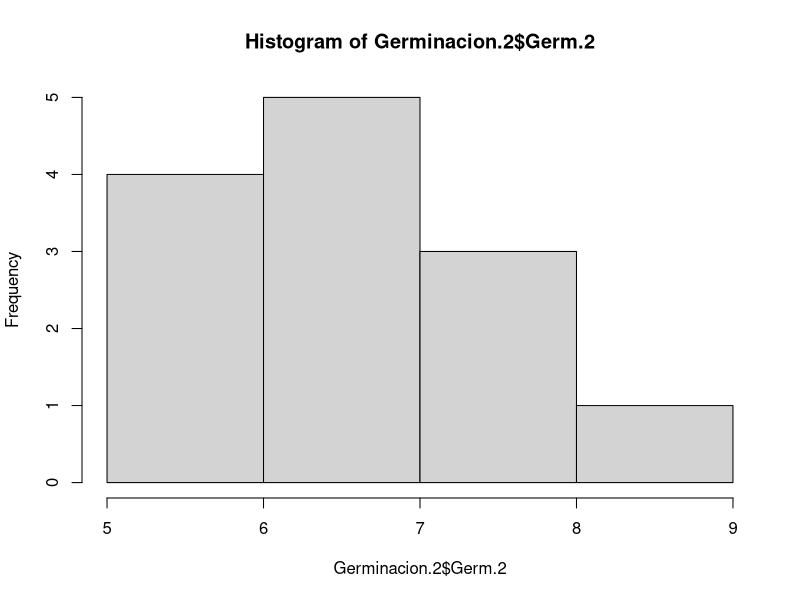

The R script that drew this image:
#Angelica Torres García
#22/02/2023
#2173388

#ASIGNACIÓN 3. MEDIDAS DE TENDENCIA CENTRAL

#PROBLEMAS


# PROBLEMA_1 --------------------------------------------------------------

#Considere los siguinetes datos de x & y

x <- c(6, 4, 1, 3)
x

y <- c(1, 3, 4, 2)
y

sum(x)
prod(x)

sum(y)
prod(y)


# PROBLEMA_2 --------------------------------------------------------------

#Se enuncian dos conjunto de datos que contienen la alturas de plántulas (cm) producidas en vivero. El primero conjunto contiene solo 4 alturas y el segundo consta de 15.

GRUPO_A <- c(80, 90, 90, 100)
GRUPO_A

GRUPO_B <- c(60, 65, 65, 70, 70, 70, 75, 75, 80, 80, 80, 80, 80, 85, 100)
GRUPO_B


#a. Sin realizar ningún calculo, cual grupo piensas que tiene una altura media mayor.

#GRUPO_A

#b. Ahora calcule la media para cada clase (en R). ¿Cuál grupo tiene la media en altura más grande? 

mean(GRUPO_A) 

mean(GRUPO_B)

#Coincide con su primera impresión?
# SI


# PROBLEMA_3 --------------------------------------------------------------

#José quiere tener un promedio de 80 en sus 4 exámenes. Cada examen se califica en una escala de 0 a 100. Sus primeros tres exámenes son: 87, 72, 85. ¿Qué necesita José para calificar en el 4to examen para tener una media de 80 en los 4 exámenes?

#80= (87+72+85+x)/4

#80*4= 87+72+85+x

#320= 244 + x

#x = 320-244

#x=76

jose <- c(87,72,85,76)
jose

mean(jose)


# PROBLEMA_4 --------------------------------------------------------------

#El comité escolar de una pequeña ciudad quiere determinar el número promedio de niños por hogar en su ciudad. Hay 50 hogares en la ciudad. Ellos dividen el total número de niños en la ciudad por 50 y determine que el número promedio de niños por hogar es 2.2. ¿Cuál de lo siguientes enunciados debe ser verdad?

#a) La mitad de los hogares de la ciudad tienen más de 2 hijos.
#b) Hay un total de 110 niños en la ciudad. ......Verdadero
#c) El número más común de niños en un hogar es 2.2.
#d) Nunguna de las anteriores.

# PROBLEMA_5 --------------------------------------------------------------

#El numéro de semillas germinadas (Germinaciones) que se encontraron en las cajas petri


Germinaciones <- c(5, 6, 7, 8, 9)
Germinaciones
cajas_petri <- c(1, 3, 5, 3, 1)
cajas_petri

Germinacion <-data.frame(Germinaciones,cajas_petri)
mean(Germinacion$Germinaciones)

Germ.2 <- c(5, 6, 6, 6, 7, 7 ,7 ,7, 7, 8, 8, 8, 9)
caja_petri <- c(1:13)

Germinacion.2 <- data.frame(caja_petri, Germ.2)
Germinacion.2

#a) ¿Qué tipo de gráfico podrías usar para visualizar estos datos?

# se puede observar mas claramente con un histograma

stem(Germinacion.2$Germ.2)

hist(Germinacion.2$Germ.2)

#b) ¿Cuál es la media? Muestre su trabajo o código, o explique cómo obtuvo su respuesta

mean(Germinacion.2$Germinacion.2)

#c) ¿Cuál es la mediana? Muestre su trabajo o código, o explique cómo obtuvo su respuesta


median(Germinacion.2$Germinacion.2)


# PROBLEMA_6 --------------------------------------------------------------

#En este problema, exploramos el efecto sobre la media, la mediana y la moda de: 1) sumar el mismo número a cada valor de datos, y 2) de multiplicar cada valor de datos por el mismo número.

set <- c(2, 2, 3, 6, 10)
set

#a) Calcule la moda, la mediana y la media.

#moda
library(modeest)
mfv(set)

#mediana
median(set)

#media
mean(set)

#b) Suma 5 a cada uno de los valores de los datos. Calcule la moda, la mediana y la media.

set.5 <-(set+5)
set.5

#Moda

mfv(set.5)

#mediana

median(set.5)

#media

mean(set.5)

#c) Compare los resultados de las partes (a) y (b). En general, ¿cómo crees que la moda, la mediana y la media se ven afectadas cuando se agrega la misma constante a cada valor de datos en un conjunto?

#no afecta solo cambian los valores.

#d) Multiplique cada valor de los datos por 5. Calcule la moda, la mediana y la media.

mul.5 <- (set*5)
mul.5

#moda

mfv(mul.5)

#mediana

median(mul.5)

#media

mean(mul.5)

#e) Compare los resultados de las partes (a) y (d). En general, ¿cómo crees que la moda, La mediana y la media se ven afectadas cuando cada valor de datos en un conjunto se multiplica por la misma constante?

# no afecta solo cambian los valores ahora estan exponenciales

# PROBLEMA_7 --------------------------------------------------------------

# Para este problema, use los dígitos 0, 1, 2, 3, 4, 5, 6, 7, 8, 9.

#a) Enumere cinco dígitos que tengan una mediana de 7 y una media de 7 (se permiten repeticiones). Encontrar un conjunto diferente de 5 dígitos que tambien funcionen.

digitos <- c(5, 6, 7, 8, 9)
digitos

#mediana

median(digitos)

#media

mean(digitos)

#b) Enumere cinco dígitos que tengan una mediana de 7 y una media inferior a 7 (se permiten repeticiones). Da la media de tus 5 dígitos. Encuentra un conjunto diferente de 5 dígitos que funcione.

digitos.2 <- c(5, 4, 7, 8, 9)
digitos.2

#mediana

median(digitos.2)

#media

mean(digitos.2)

digitos.3 <- c(1, 7, 7, 7, 8)
digitos.3

#mediana

median(digitos.3)

#media

mean(digitos.3)
